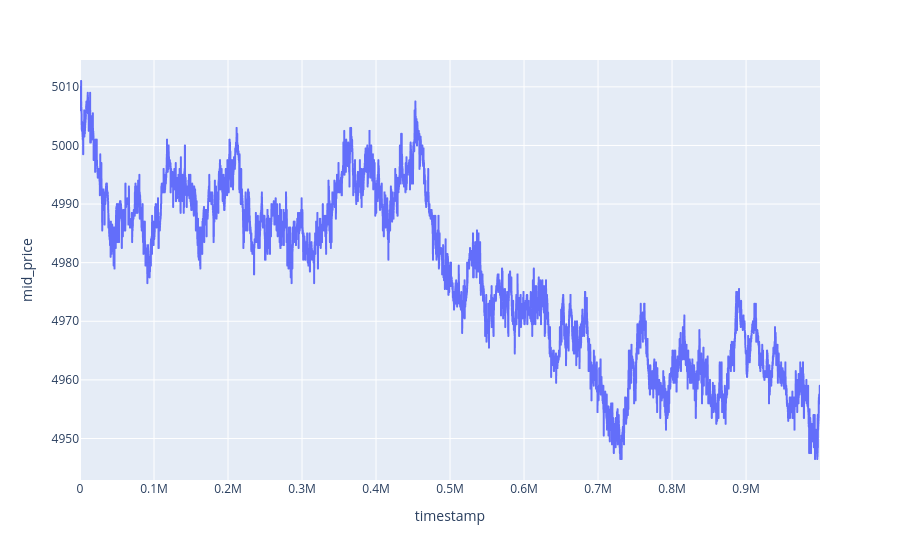
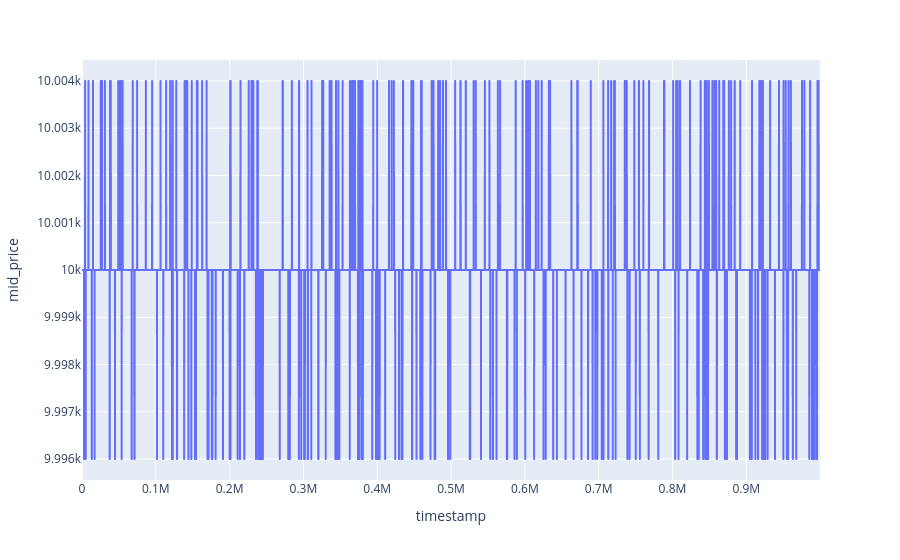

The notebook cell saved with these charts, in order:
### Code cell
import pandas as pd
import plotly.express as px

df1 = pd.read_csv("prices_round_0_day_-1.csv", sep=';')

df1.describe()

df_tomates = df1[df1['product'] == 'TOMATOES'].copy()
df_émmeraudes = df1[df1['product'] == 'EMERALDS'].copy()

fig = px.line(df_tomates, x='timestamp', y='mid_price')
fig.show()

fig2 = px.line(df_émmeraudes, x='timestamp', y='mid_price')
fig2.show()

### Figure 1 — Plotly figure (JSON) as saved in the notebook; plotly's stock layout.template omitted (floating-point values rounded to 4 significant figures; data arrays with more than 128 entries replaced by an {"elided": "..."} marker saying what was removed)
{"data": [{"hovertemplate": "timestamp=%{x}<br>mid_price=%{y}<extra></extra>", "legendgroup": "", "line": {"color": "#636efa", "dash": "solid"}, "marker": {"symbol": "circle"}, "mode": "lines", "name": "", "showlegend": false, "type": "scattergl", "x": {"elided": "10000 int values"}, "xaxis": "x", "y": {"elided": "10000 float values"}, "yaxis": "y"}], "layout": {"legend": {"tracegroupgap": 0}, "margin": {"t": 60}, "xaxis": {"anchor": "y", "domain": [0, 1], "title": {"text": "timestamp"}}, "yaxis": {"anchor": "x", "domain": [0, 1], "title": {"text": "mid_price"}}}}

### Figure 2 — Plotly figure (JSON) as saved in the notebook; plotly's stock layout.template omitted (floating-point values rounded to 4 significant figures; data arrays with more than 128 entries replaced by an {"elided": "..."} marker saying what was removed)
{"data": [{"hovertemplate": "timestamp=%{x}<br>mid_price=%{y}<extra></extra>", "legendgroup": "", "line": {"color": "#636efa", "dash": "solid"}, "marker": {"symbol": "circle"}, "mode": "lines", "name": "", "showlegend": false, "type": "scattergl", "x": {"elided": "10000 int values"}, "xaxis": "x", "y": {"elided": "10000 float values"}, "yaxis": "y"}], "layout": {"legend": {"tracegroupgap": 0}, "margin": {"t": 60}, "xaxis": {"anchor": "y", "domain": [0, 1], "title": {"text": "timestamp"}}, "yaxis": {"anchor": "x", "domain": [0, 1], "title": {"text": "mid_price"}}}}
